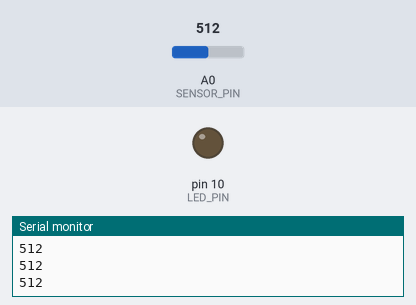
Recording of a sketch running on a simulated Arduino Uno, built with avr-gcc and run on an emulated ATmega328P. Shown: output pins drawn as LEDs (lit = HIGH), the last lines printed to the serial monitor. Inputs (shaded band) come from the test bench; at power-on: A0 (SENSOR_PIN) = 512.

Above: at 1.3 s.
1.4 s: A0 (SENSOR_PIN) set to 309
2.9 s: A0 (SENSOR_PIN) set to 286
At 3.8 s:
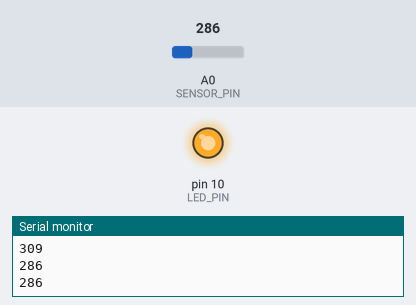
4.5 s: A0 (SENSOR_PIN) set to 306
At 5.0 s:
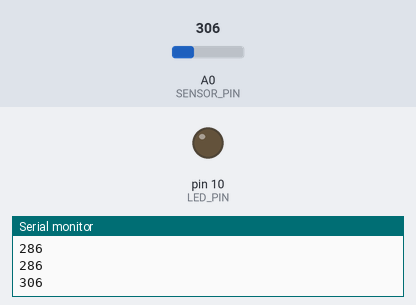
6.0 s: A0 (SENSOR_PIN) set to 122
At 7.4 s:
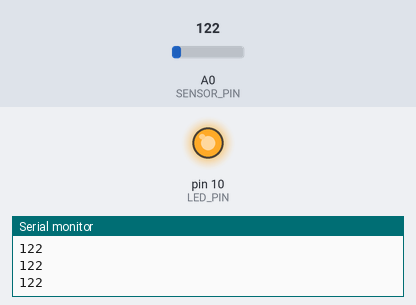
Timing chart, 0 to 8.5 s (numbered marks = the images above; inputs shaded):
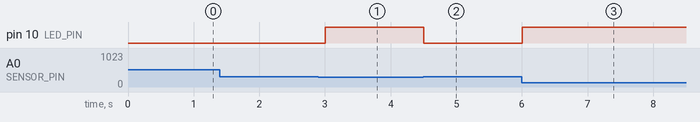

The sketch:

f5.ino
```cpp
// MakerNest Origins · bench fault 5
// This is bench 02's sketch, and the circuit on the page is wired exactly like bench 02.
// Something is broken. Don't change anything until you know what.

const int SENSOR_PIN = A0;
const int LED_PIN = 10;
const int LINE = 300;

void setup() {
  pinMode(LED_PIN, OUTPUT);
  Serial.begin(9600);
}

void loop() {
  int light = analogRead(SENSOR_PIN);
  Serial.println(light);

  if (light < LINE) {
    digitalWrite(LED_PIN, HIGH);
  } else {
    digitalWrite(LED_PIN, LOW);
  }
  delay(500);
}
```

Measured:
- the behaviour switches between 300 and 299 on A0 (SENSOR_PIN) (found by bisection; images 0 and 1)
- after the input at 2.9 s, pin 10 (LED_PIN): LOW → HIGH after 0.10 s
- after the input at 4.5 s, pin 10 (LED_PIN): HIGH → LOW at once
- after the input at 6.0 s, pin 10 (LED_PIN): LOW → HIGH at once
